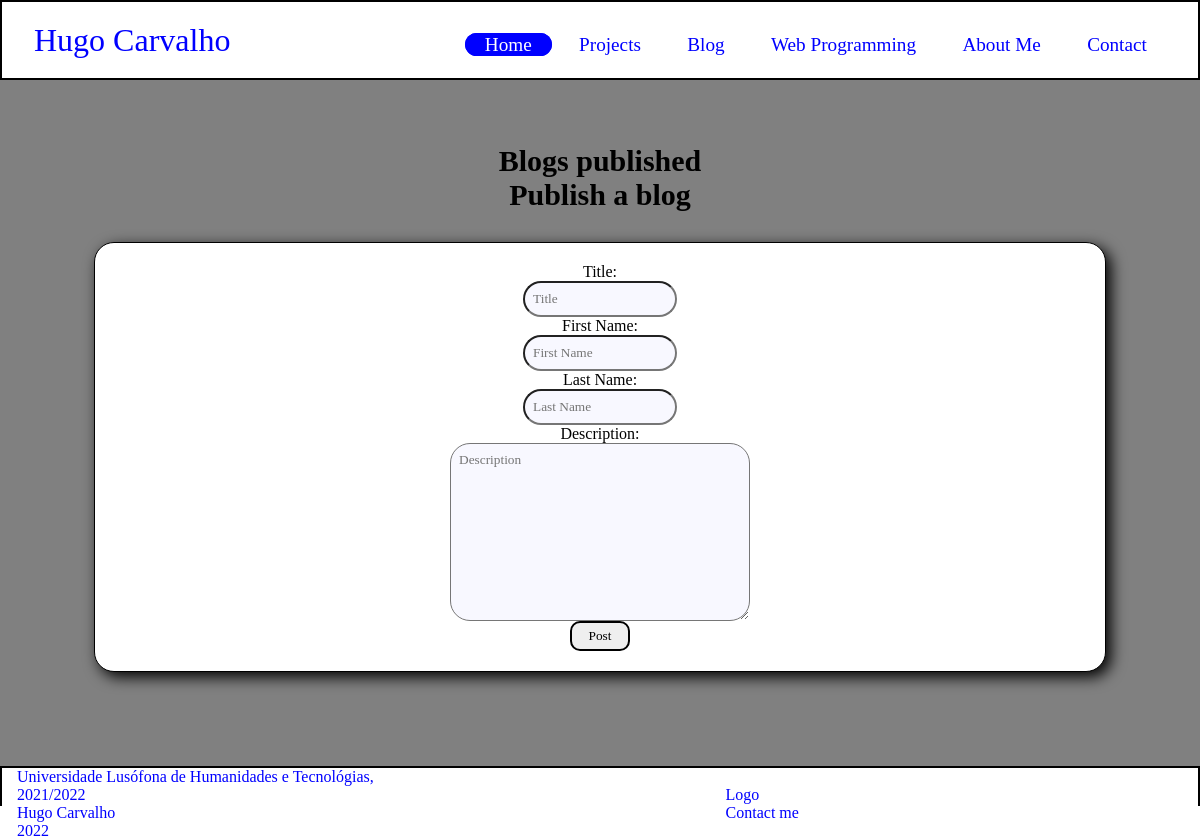
The app's page /blog, older data.
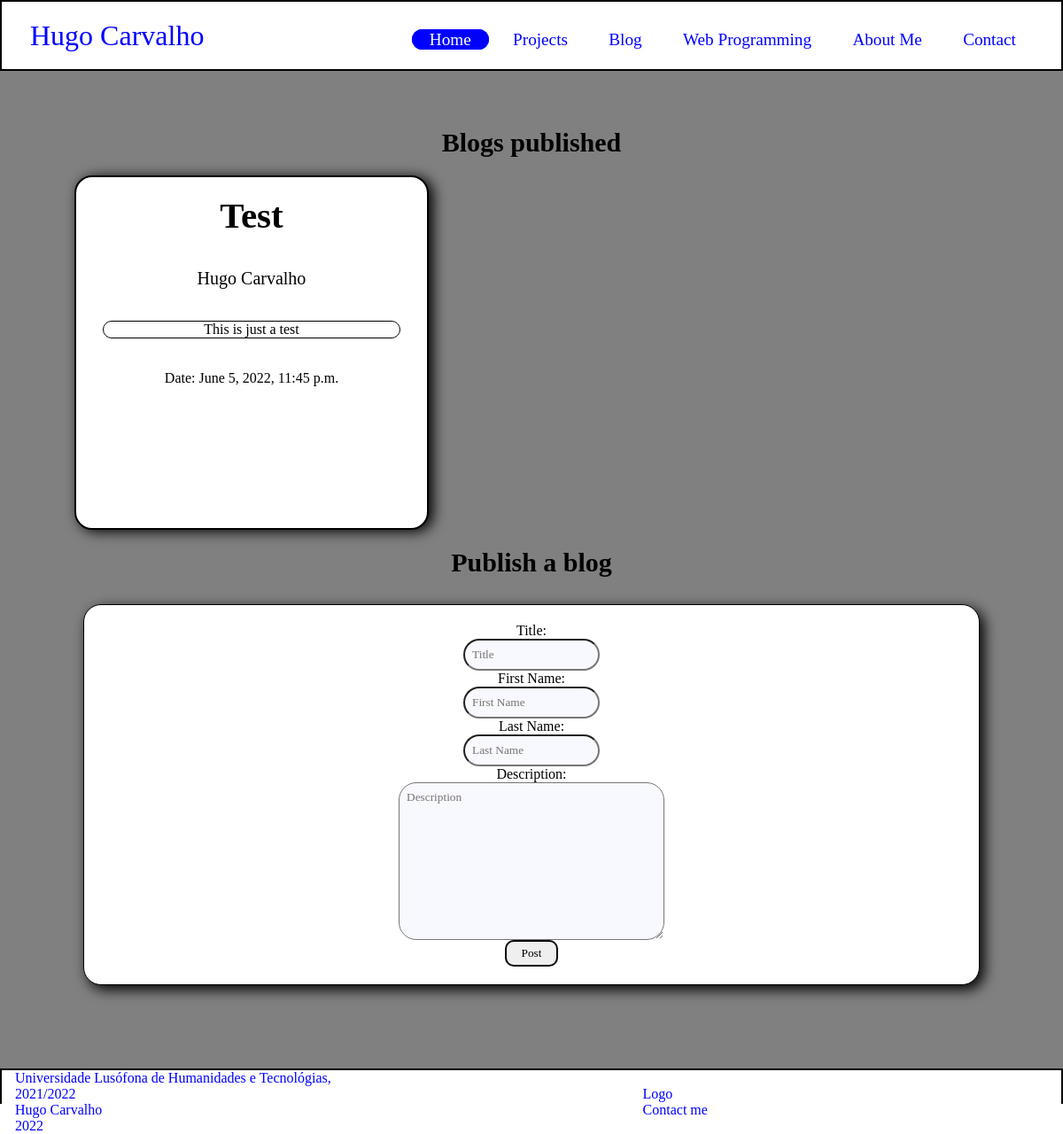
The same page, newer data.
### portfolio/models.py (models this page shows, shortened)
class BlogsAnswers(models.Model):
    titulo = models.CharField(max_length=10)
    firstName = models.CharField(max_length=50)
    lastName = models.CharField(max_length=50)
    data = models.DateTimeField(default=timezone.now)
    description = models.TextField(max_length=1000)

### portfolio/views.py (the view)
# urls.py: path('blog', views.blog_view,name='blog'),
def blog_view(request):
    data = datetime.datetime.today().year
    form = forms.BlogForm(request.POST or None)
    duplicade = False
    if form.is_valid():
        for blog in models.BlogsAnswers.objects.all():
            if blog.description == form.instance.description:
                duplicade = True
            if not duplicade:
                form.save()
    form = forms.BlogForm()
    blog = models.BlogsAnswers.objects.all()
    context = {
        'ano': data,
        'blogs': blog,
        'form': form,
    }
    return render(request, 'portfolio/blog.html', context)

### portfolio/forms.py
class BlogForm(ModelForm):
    class Meta:
        model = BlogsAnswers
        fields = ['titulo', 'firstName', 'lastName', 'description']
        labels = {
            'titulo': 'Title',
            'firstName': 'First Name',
            'lastName': 'Last Name',
            'description': 'Description',
        }
        widgets = {
            'titulo': forms.TextInput(attrs={'class': 'form-control', 'placeholder': 'Title'}),
            'firstName': forms.TextInput(attrs={'class': 'form-control', 'placeholder': 'First Name'}),
            'lastName': forms.TextInput(attrs={'class': 'form-control', 'placeholder': 'Last Name'}),
            'description': forms.Textarea(attrs={'class': 'form-control', 'placeholder': 'Description'}),
        }

### portfolio/templates/portfolio/blog.html (shortened to what this page needs)
{% extends 'portfolio/layout.html' %}
    {% block head %}
        {% load static %}
        <link rel="stylesheet" href="{% static 'portfolio/css/blog.css' %}">
        <link rel="stylesheet" href="{% static 'portfolio/css/Stylesheet.css' %}">
        <link rel="stylesheet" href="https://cdnjs.cloudflare.com/ajax/libs/font-awesome/4.7.0/css/font-awesome.min.css">
    {% endblock %}
{% block main %}
    <h2>Blogs published</h2>
    {% for blog in blogs %}
        <div class="blog">
            <div><h3>{{ blog.titulo }}</h3></div>
            <div>{{ blog.firstName }} {{ blog.lastName }}</div>
            <div class="description">{{ blog.description }}</div>
            <div>Date: {{ blog.data }}</div>
        </div>
    {% endfor %}
    <h2>Publish a blog</h2>
    <div class="form">
        <form action="" method="POST">
            {{ form.as_p}}
            <button type="submit">Post</button>
        </form>
    </div>
{% endblock %}

### portfolio/templates/portfolio/layout.html (shortened to what this page needs)
<!DOCTYPE html>
<html lang="en">
  <head>
    {% load static %}
    <link rel="stylesheet" href="{% static 'portfolio/css/Stylesheet.css' %}" />
    {% block head %} {% endblock %}
  </head>
  <body>
    <header>
        <a href=" {% url 'portfolio:home' %}"> <div>Hugo Carvalho</div></a>
      <nav class="headerButtons">
        <div>
          <a href="{% url 'portfolio:home' %}">Home</a>
          <a href="{% url 'portfolio:projects' %}">Projects</a>
          <a href="{% url 'portfolio:blog' %}">Blog</a>
          <a href="{% url 'portfolio:web programming' %}"> Web Programming</a>
            <a href="{% url 'portfolio:about' %}">About Me</a>
          <a href="{% url 'portfolio:contact' %}">Contact</a>
        </div>
      </nav>
    </header>
    <main>
      {% block main %}{% endblock main %}
    </main>
    <footer>
      <div>
        <a href="https://www.ulusofona.pt/"
          >Universidade Lusófona de Humanidades e Tecnológias, 2021/2022</a
        >
        <div>Logo</div>
        <div><p>Hugo Carvalho</p></div>
        <div><a href="mailto:hccarvalho.dev@gmail.com">Contact me</a></div>
        <div>{{ ano }}</div>
      </div>
    </footer>
  </body>
</html>

### portfolio/static/portfolio/css/Stylesheet.css (style rules this page uses)
* { font-family: "Gill Sans"; padding: 0; margin: 0; box-sizing: border-box; }
body { display: flex; flex-direction: column; min-height: 100vh; }
header a { text-decoration: none; color: blue; }
header { position: sticky; top: 0; background-color: white; border: solid black 2px; display: flex; justify-content: space-between; align-items: center; height: 10vh; z-index: 1; }
header div { font-size: 2em; padding: 1em; }
header nav { display: flex; justify-content: flex-end; }
header nav a { padding: 0 1em; text-decoration: none; font-size: 1.2rem; color: blue; }
header nav a:first-child { color: white; background-color: blue; border: solid blue 1px; border-radius: 20px; }
main { min-height: 85vh; width: 100%; background-color: grey; padding: 4em 4em; }
footer { border: solid black 2px; height: 5vh; z-index: 1; }
footer div, footer a, footer a { text-decoration: none; display: grid; margin-top: auto; color: blue; background-color: white; grid-template-columns: 3fr 2fr; }
footer div:first-child { padding-left: 15px; }

### portfolio/static/portfolio/css/blog.css (style rules this page uses)
h2 { text-align: center; font-size: 30px; }
.blog { border: 2px solid black; display: flex; flex-flow: column; gap: 16px; width: 400px; min-height: 400px; border-radius: 20px; background-color: white; padding: 10px 20px; margin: 20px; text-align: center; box-shadow: 5px 2px 15px black; }
.blog div:nth-child(2) { font-size: 20px; }
.description { border: 1px solid black; border-radius: 15px; }
.blog > div { margin: 10px; }
.blog div:last-child { top: 0; }
.blog div:first-child { font-size: 35px; }
.form { border: 1px solid black; border-radius: 20px; background-color: white; margin: 30px; padding: 20px 30px; text-align: center; display: flex; justify-content: center; box-shadow: 5px 5px 15px black; flex-flow: column; }
.form * { vertical-align: top; }
label:first-child { display: flex; justify-content: center; }
input { border-radius: 20px; padding: 8px; background-color: ghostwhite; }
form textarea { border-radius: 20px; background-color: ghostwhite; color: white; padding: 8px; width: 300px; }
button { border: 2px solid black; height: 30px; width: 60px; border-radius: 10px; }

Row changes from the older to the newer data that the page shows:
added BlogsAnswers: titulo "Test", firstName "Hugo", lastName "Carvalho", description "This is just a test", data "June 5, 2022, 11:45 p.m."
